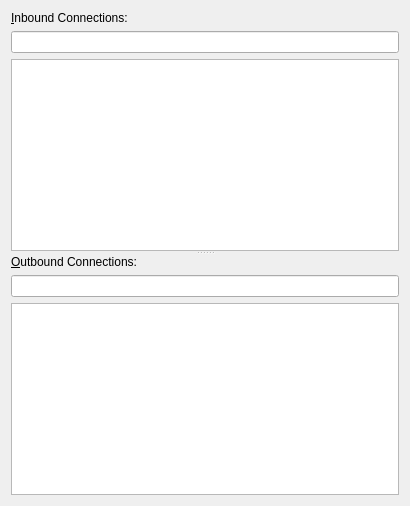
<?xml version="1.0" encoding="UTF-8"?>
<ui version="4.0">
 <class>GammaRay::ConnectionsTab</class>
 <widget class="QWidget" name="GammaRay::ConnectionsTab">
  <property name="geometry">
   <rect>
    <x>0</x>
    <y>0</y>
    <width>410</width>
    <height>506</height>
   </rect>
  </property>
  <property name="windowTitle">
   <string>Form</string>
  </property>
  <layout class="QVBoxLayout" name="verticalLayout_3">
   <item>
    <widget class="QSplitter" name="connectionsSplitter">
     <property name="orientation">
      <enum>Qt::Vertical</enum>
     </property>
     <widget class="QWidget" name="layoutWidget">
      <layout class="QVBoxLayout" name="verticalLayout">
       <item>
        <widget class="QLabel" name="label">
         <property name="text">
          <string>&amp;Inbound Connections:</string>
         </property>
         <property name="buddy">
          <cstring>inboundView</cstring>
         </property>
        </widget>
       </item>
       <item>
        <widget class="QLineEdit" name="inboundSearchLine"/>
       </item>
       <item>
        <widget class="GammaRay::DeferredTreeView" name="inboundView">
         <property name="contextMenuPolicy">
          <enum>Qt::CustomContextMenu</enum>
         </property>
         <property name="rootIsDecorated">
          <bool>false</bool>
         </property>
         <property name="uniformRowHeights">
          <bool>true</bool>
         </property>
        </widget>
       </item>
      </layout>
     </widget>
     <widget class="QWidget" name="layoutWidget_2">
      <layout class="QVBoxLayout" name="verticalLayout_2">
       <item>
        <widget class="QLabel" name="label_2">
         <property name="text">
          <string>&amp;Outbound Connections:</string>
         </property>
         <property name="buddy">
          <cstring>outboundView</cstring>
         </property>
        </widget>
       </item>
       <item>
        <widget class="QLineEdit" name="outboundSearchLine"/>
       </item>
       <item>
        <widget class="GammaRay::DeferredTreeView" name="outboundView">
         <property name="contextMenuPolicy">
          <enum>Qt::CustomContextMenu</enum>
         </property>
         <property name="rootIsDecorated">
          <bool>false</bool>
         </property>
         <property name="uniformRowHeights">
          <bool>true</bool>
         </property>
        </widget>
       </item>
      </layout>
     </widget>
    </widget>
   </item>
  </layout>
 </widget>
 <customwidgets>
  <customwidget>
   <class>GammaRay::DeferredTreeView</class>
   <extends>QTreeView</extends>
   <header location="global">ui/deferredtreeview.h</header>
  </customwidget>
 </customwidgets>
 <resources/>
 <connections/>
</ui>
